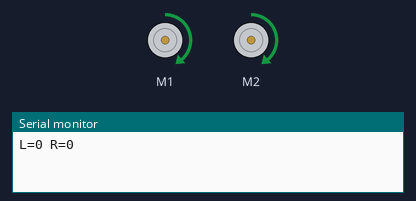
The sketch below on a simulated Arduino Leonardo, built with avr-gcc and run on an emulated ATmega32U4. Parts: 2 × DC motor (green arrow = forward, orange = backward, longer = faster), the last lines printed to the serial monitor.

Above: at 0.3 s.
At 7.3 s:
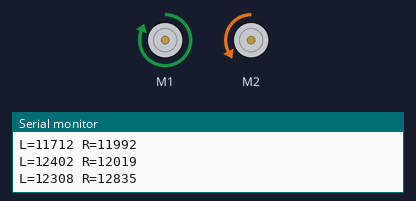
At 20.1 s:
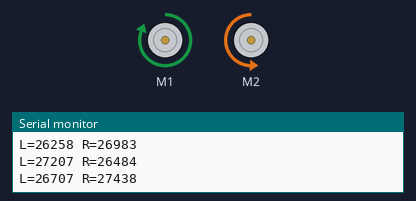
At 39.9 s:
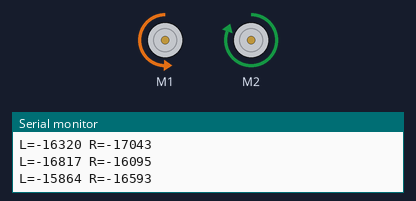
Timing chart, 0 to 40.0 s (numbered marks = the images above):
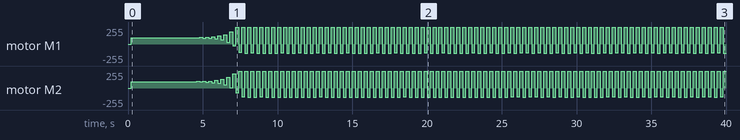

The sketch:

romi32u4_262.ino
```cpp
// snippet: romi32u4_262
// tags: romi, romi32u4, pololu, differential-drive, motors
// boards: romi32u4
// library: Romi32U4
// description: Romi32U4: drive straight using encoder feedback
// prompts: romi32u4, drive, straight, encoder, feedback, include
// verified: compile-only
// source: kd-generated (id 262)
// exact-include: Romi32U4.h

#include <Romi32U4.h>

Romi32U4Motors motors;
Romi32U4Encoders encoders;

void setup() {
  Serial.begin(9600);
}

void loop() {
  static unsigned long prevMs = 0;
  if (millis() - prevMs >= 200) {
    prevMs = millis();

    int16_t left  = encoders.getCountsLeft();
    int16_t right = encoders.getCountsRight();

    Serial.print("L="); Serial.print(left);
    Serial.print(" R="); Serial.println(right);

    int error = left - right;
    int correction = error * 0.5;  // Adjust the gain as needed

    motors.setSpeeds(150 - correction, 150 + correction);
  }
}
```

Measured:
- by itself, motor M2: stopped → forward 95/255 at 0.20 s, → forward 94/255 0.80 s later, → forward 96/255 0.20 s later, → forward 94/255 0.20 s later, … (191 changes in this stretch)
